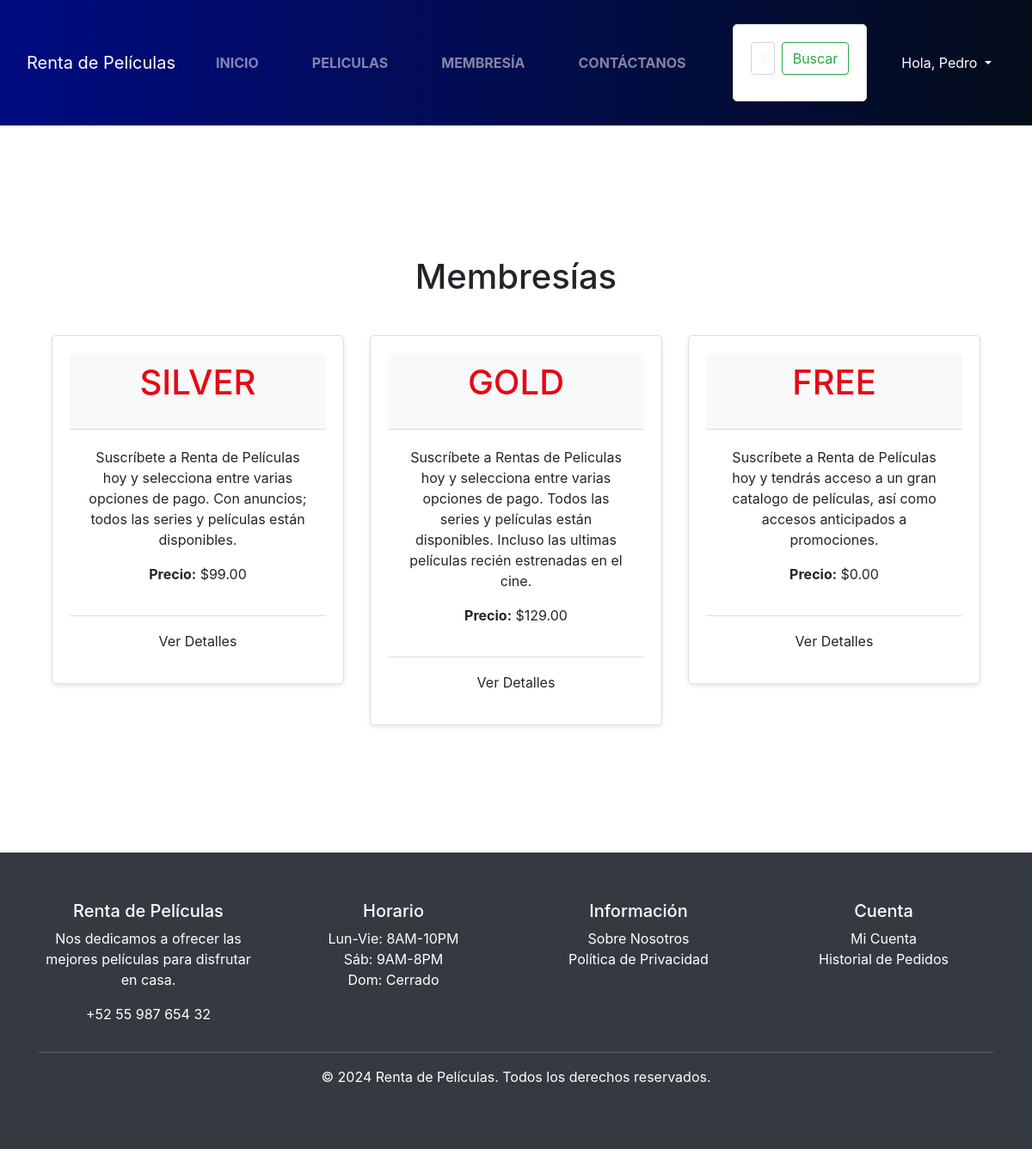
/membership/ (signed in), run on the app's committed database.
### membership/models.py (models this page shows, shortened)
class Membership(models.Model):
    MEMBERSHIP_CHOICES = (
        ('Free', 'Free'),
        ('Silver', 'Silver'),
        ('Gold', 'Gold'),
    )
    slug = models.SlugField()
    membership_type = models.CharField(
        choices=MEMBERSHIP_CHOICES,
        default='Free',
        max_length=30
    )
    price = models.DecimalField(max_digits=6, decimal_places=2)
    description = models.TextField()

### membership/views.py (the view)
# urls.py: path('', membership_list, name='membership_list'),
@login_required
def membership_list(request):
    memberships = Membership.objects.all()
    context = {
        'memberships': memberships
    }
    return render(request, 'membership_list.html', context)

### carro/context_processor.py (called while the page is built)
def importe_total_carro(request):
    carro = request.session.get('carro', {})
    total = sum(item['price'] * item['quantity'] for item in carro.values())
    return {'importe_total_carro': total}

### membership/templates/membership_list.html (shortened to what this page needs)
{% extends "base.html" %}
{% load static %}
{% block content %}
<!DOCTYPE html>
<html>
<head>
    <link rel="stylesheet" href="https://stackpath.bootstrapcdn.com/bootstrap/4.5.2/css/bootstrap.min.css">
</head>
<body>
    <div class="container">
        <h1 class="my-4">Membresías</h1>
        <div class="row">
            {% for membership in memberships %}
                <div class="col-md-4">
                    <div class="membership-card">
                        <div class="membership-header">
                            <h2>{{ membership.membership_type }}</h2>
                        </div>
                        <div class="membership-body">
                            <p>{{ membership.description }}</p>
                            <p><strong>Precio:</strong> ${{ membership.price }}</p>
                        </div>
                        <div class="membership-footer">
                            <a href="{% url 'membership_detail' membership.slug %}" class="btn btn-subscribe">Ver Detalles</a>
                        </div>
                    </div>
                </div>
            {% endfor %}
        </div>
    </div>
</body>
</html>
{% endblock %}

### lobby/templates/base.html (shortened to what this page needs)
<!DOCTYPE html>
<html lang="es">
{% load static %}
<head>
    <link href="https://cdn.jsdelivr.net/npm/bootstrap@5.3.3/dist/css/bootstrap.min.css" rel="stylesheet">
    <link href="{% static 'css/styles.css' %}" rel="stylesheet">
</head>
<body onload="deshabilitaRetroceso()">
    <nav class="navbar navbar-expand-lg navbar-dark bg-dark">
        <div class="container-fluid">
            <a class="navbar-brand" href="{% url 'lobby' %}">Renta de Películas</a>
            <div class="collapse navbar-collapse justify-content-center" id="navbarSupportedContent">
                <ul class="navbar-nav mb-2 mb-lg-0">
                    <li class="nav-item px-2">
                        <a class="nav-link {% if request.path == '/' %}active{% endif %}" href="{% url 'lobby' %}">INICIO</a>
                    </li>
                    <li class="nav-item px-2">
                        <a class="nav-link {% if request.path == '/rentar/' %}active{% endif %}" href="{% url 'busqueda_peliculas' %}">PELICULAS</a>
                    </li>
                    <li class="nav-item px-2">
                        <a class="nav-link {% if request.path == '/Membresia/' %}active{% endif %}" href="{% url 'membership_list' %}">MEMBRESÍA</a>
                    </li>
                    <li class="nav-item px-2">
                        <a class="nav-link {% if request.path == '/contactanos/' %}active{% endif %}" href="#">CONTÁCTANOS</a>
                    </li>
                </ul>
                <form class="d-flex ms-lg-4" action="{% url 'resultados_peliculas' %}" method="get">
                    <input class="form-control me-2" type="text" placeholder="Película" name="pelicula" required>
                    <button class="btn btn-outline-success" type="submit">Buscar</button>
                </form>
                <div class="dropdown ms-lg-4">
                    {% if user.is_authenticated %}
                    <a class="nav-link dropdown-toggle text-white" href="#" role="button" data-bs-toggle="dropdown" aria-expanded="false">
                        Hola, {{ user.username }}
                    </a>
                    {% endif %}
                </div>
            </div>
        </div>
    </nav>
    <main class="container my-5">
        {% block content %}{% endblock %}
    </main>
    <footer class="py-3 bg-dark text-white text-center">
        <div class="container">
            <div class="row">
                <div class="col-md-3">
                    <h5>Renta de Películas</h5>
                    <p>Nos dedicamos a ofrecer las mejores películas para disfrutar en casa.</p>
                    <p>+52 55 987 654 32</p>
                </div>
                <div class="col-md-3">
                    <h5>Horario</h5>
                    <ul class="list-unstyled">
                        <li>Lun-Vie: 8AM-10PM</li>
                        <li>Sáb: 9AM-8PM</li>
                        <li>Dom: Cerrado</li>
                    </ul>
                </div>
                <div class="col-md-3">
                    <h5>Información</h5>
                    <ul class="list-unstyled">
                        <li><a href="#" class="text-white">Sobre Nosotros</a></li>
                        <li><a href="#" class="text-white">Política de Privacidad</a></li>
                    </ul>
                </div>
                <div class="col-md-3">
                    <h5>Cuenta</h5>
                    <ul class="list-unstyled">
                        <li><a href="#" class="text-white">Mi Cuenta</a></li>
                        <li><a href="#" class="text-white">Historial de Pedidos</a></li>
                    </ul>
                </div>
            </div>
            <hr class="bg-white">
            <p>&copy; 2024 Renta de Películas. Todos los derechos reservados.</p>
        </div>
    </footer>
</body>
</html>

### lobby/static/css/styles.css (style rules this page uses)
:root { --primary-color: #115fcd; --secondary-color: #f4b400; --background-color: #ecede8; --text-color: #333; --header-color: #ffffff; --hover-color: #14141a; }
body, html { font-family: 'Roboto', Arial, sans-serif; margin: 0; padding: 0; background-color: var(--background-color); color: var(--text-color); text-align: center; overflow-x: hidden; }
.navbar { background: linear-gradient(90deg, #000b82, #040d1a); border: none; margin-bottom: 0; padding-bottom: 0; }
.navbar-nav .nav-link { color: #fff; font-weight: bold; transition: color 0.3s ease; text-transform: uppercase; }
.container-fluid { width: 100%; padding-left: 15px; padding-right: 15px; margin-left: auto; margin-right: auto; }
nav ul { list-style: none; padding: 0; margin: 0; display: flex; justify-content: center; }
nav ul li { margin: 0 15px; }
nav ul li a { color: #fff; text-decoration: none; font-weight: bold; }
.form-control { border-radius: 20px; border: 2px solid #8a2be2; outline: none; box-shadow: none; }
.btn-outline-success { border-color: #f4b400; color: #f4b400; border-radius: 20px; transition: background-color 0.3s ease, color 0.3s ease; }
main { padding: 20px; }
.container { max-width: 1200px; margin: auto; padding: 40px 20px; text-align: center; }
.container h2 { font-size: 2.5rem; margin-bottom: 20px; color: #e50914; text-transform: uppercase; }
form { max-width: 600px; margin: 20px auto; padding: 20px; background-color: #fff; border: 1px solid #ddd; border-radius: 5px; box-shadow: 0 2px 5px rgba(0, 0, 0, 0.1); }
form input, form button { display: block; width: 100%; padding: 10px; margin-bottom: 10px; border: 1px solid #ddd; border-radius: 5px; }
form button { background-color: #007bff; color: #fff; border: none; cursor: pointer; transition: background-color 0.3s ease; }
.membership-card { border: 1px solid #ddd; border-radius: 5px; padding: 20px; margin: 20px 0; box-shadow: 0 2px 5px rgba(0, 0, 0, 0.1); transition: transform 0.2s }
.membership-header { background-color: #f8f9fa; padding: 10px; border-bottom: 1px solid #ddd; border-radius: 5px 5px 0 0; }
.membership-body { padding: 20px; }
.membership-footer { text-align: center; padding: 10px; border-top: 1px solid #ddd; border-radius: 0 0 5px 5px; }
.btn-subscribe { background-color: #007bff; color: white; }

### data on the page
Membership: membership_type "SILVER", description "Suscríbete a Renta de Películas hoy y selecciona entre varias opciones de pago. Con anuncios; todos las series y películas están disponibles.", price "99.00"
Membership: membership_type "GOLD", description "Suscríbete a Rentas de Peliculas hoy y selecciona entre varias opciones de pago. Todos las series y películas están disponibles. Incluso las ultimas películas recién estrenadas en el cine.", price "129.00"
Membership: membership_type "FREE", description "Suscríbete a Renta de Películas hoy y tendrás acceso a un gran catalogo de películas, así como accesos anticipados a promociones.", price "0.00"

### other printed values
{{ user.username }} "Pedro"
